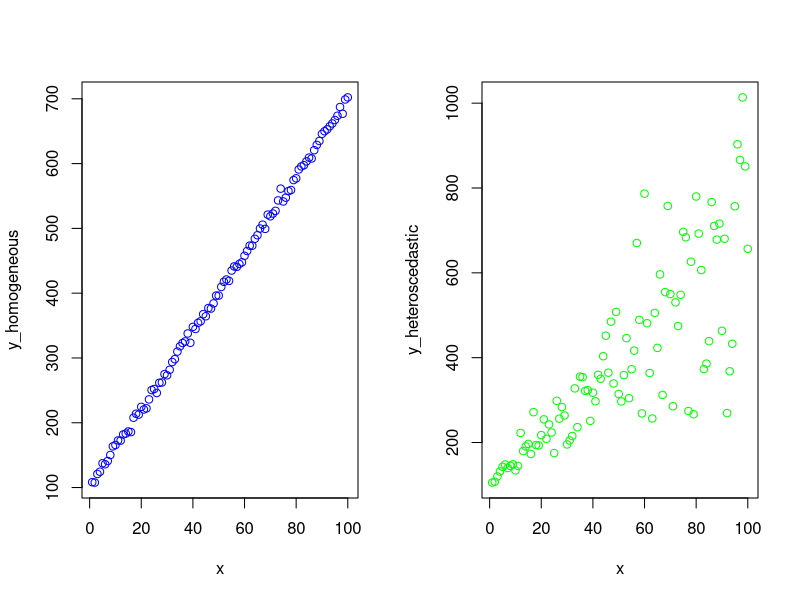
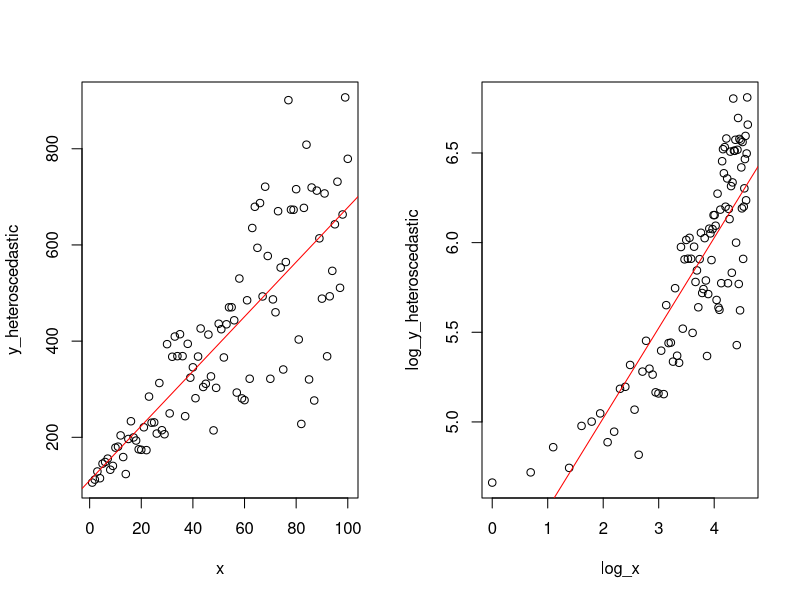
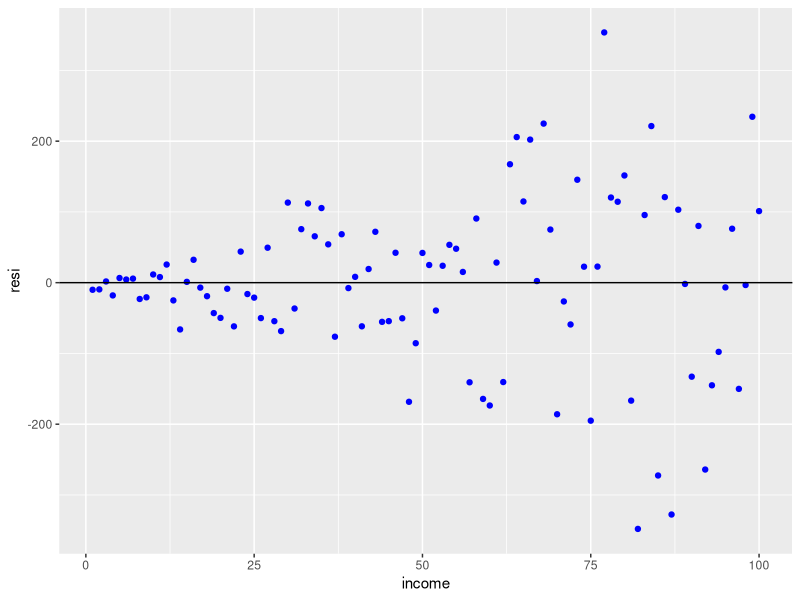
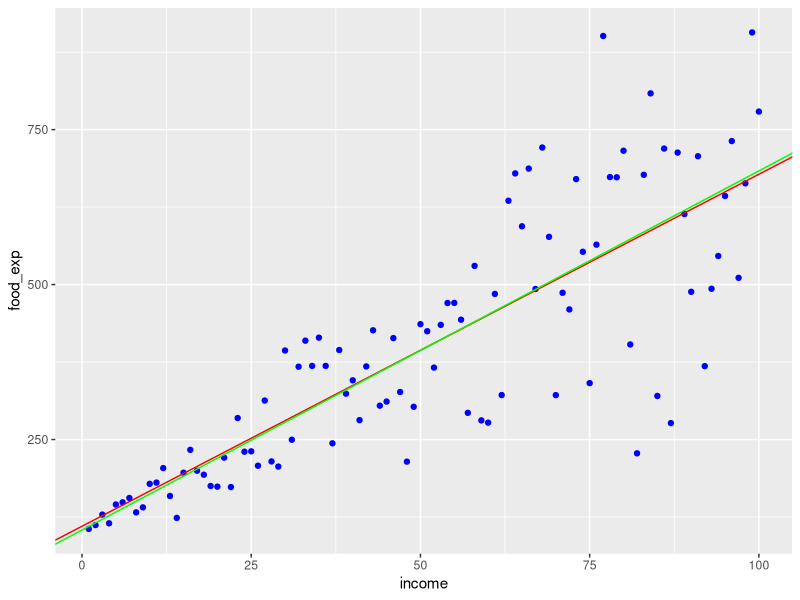

The R source for these figures, in order:
# http://marubon-ds.blogspot.com/2017/09/how-to-deal-with-heteroscedasticity.html
library(zoo)
library(lmtest) # bptest

# homo vs hetero
x <- seq(1, 100)
y_homogeneous <- x * 5 + 100 + rnorm(100, x, 5)
y_heteroscedastic <- x * 5 + 100 + rnorm(100, x, 2 * x) 
par(mfrow=c(1,2))
plot(x, y_homogeneous, col = 'blue')
plot(x, y_heteroscedastic, col = 'green')


#==========================================
# Generate heteroskedastic data
x <- seq(1, 100)
y_heteroscedastic <- x * 5 + 100 + rnorm(100, x, 2 * x) 

# plot
line1 <- lm(y_heteroscedastic~x)
summary(line1)
plot(x, y_heteroscedastic)
abline(line1, col='red')

bptest(line1) # p-value = 1.03e-05

# Log-transformation
log_x <- log(x)
log_y_heteroscedastic <- log(y_heteroscedastic)

log_line <- lm(log_y_heteroscedastic~log_x)
bptest(log_line) # p-value = 0.648
plot(log_x, log_y_heteroscedastic)
abline(log_line, col='red')

#========================================================
# https://rstudio-pubs-static.s3.amazonaws.com/187387_3ca34c107405427db0e0f01252b3fbdb.html
food = data.frame(food_exp = y_heteroscedastic, income=x)
head(food)



food.ols <- lm(food_exp ~ income, data = food)
food$resi <- food.ols$residuals
library(ggplot2)
ggplot(data = food, aes(y = resi, x = income)) + geom_point(col = 'blue') + geom_abline(slope = 0)

var.func <- lm(resi^2 ~ income, data = food)
summary(var.func)

qchisq(.95, df = 1)

bptest(food.ols) # p-value = 5.038e-05

# If the p-value is less than the level of significance 
# (in this case if the p-value is less than α=0.05), then you reject the null hypothesis. 
# Since 0.006579 < 0.05, we can reject the null hypothesis.

#-------------------------------------------------
# Resolving Heteroskedasticity
summary(food.ols)

library(lmtest)
library(sandwich)
coeftest(food.ols, vcov = vcovHC(food.ols, "HC1"))   # HC1 gives us the White standard errors

# ##before
# Estimate Std. Error t value Pr(>|t|)    
# (Intercept)  98.6129    23.7776   4.147 7.16e-05 ***
#   income        6.1215     0.4088  14.975  < 2e-16 ***

# ##after
#   Estimate Std. Error t value  Pr(>|t|)    
# (Intercept) 98.61287   14.75063  6.6853 1.421e-09 ***
#   income       6.12145    0.43958 13.9256 < 2.2e-16 ***
#** this has smaller std errors

# apply least squares to get our parameter estimates
food.ols <- lm(food_exp ~ income, data = food) # Fit our model to get our residuals.
food$resi <- food.ols$residuals
varfunc.ols <- lm(log(resi^2) ~ log(income), data = food)
summary(varfunc.ols)

food.ols <- lm(food_exp ~ income, data = food)
food$resi <- food.ols$residuals
varfunc.ols <- lm(log(resi^2) ~ log(income), data = food)
food$varfunc <- exp(varfunc.ols$fitted.values)
food.gls <- lm(food_exp ~ income, weights = 1/sqrt(varfunc), data = food)

summary(food.ols)

# Estimate Std. Error t value Pr(>|t|)    
# (Intercept)  72.7164    25.1769   2.888  0.00477 ** 
#   income        6.7818     0.4328  15.668  < 2e-16 ***

summary(food.gls)
# Estimate Std. Error t value Pr(>|t|)    
# (Intercept)  97.8960     9.0927   10.77   <2e-16 ***
#   income        6.1726     0.2757   22.39   <2e-16 ***

library(ggplot2)
g <- ggplot(data = food, aes(y = food_exp, x = income)) + geom_point(col = 'blue')
g + geom_abline(slope = food.ols$coefficients[2], intercept = food.ols$coefficients[1], col = 'red') + geom_abline(slope = food.gls$coefficients[2], intercept = food.gls$coefficients[1], col = 'green')
